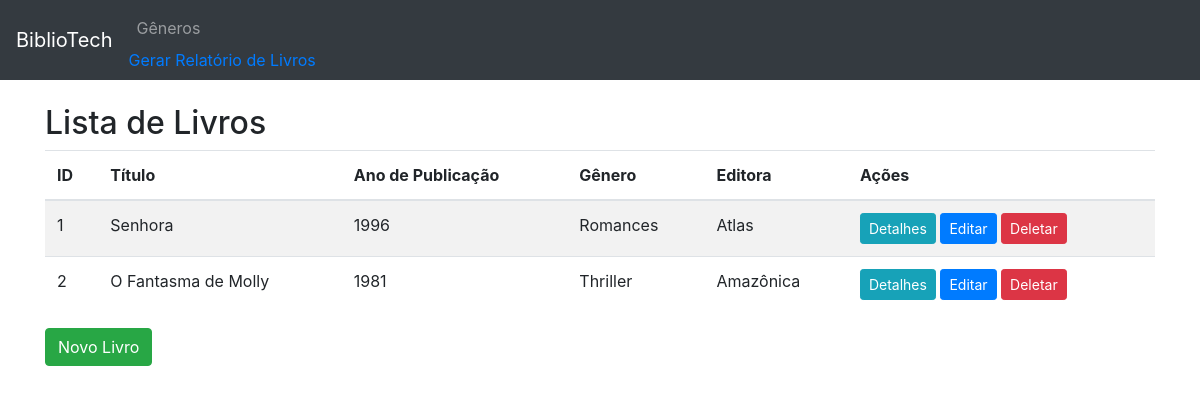
Screenshot of /livros/ with the database file from the repository.
### appmodelo/models.py (models this page shows, shortened)
class Livro(models.Model):
    titulo = models.CharField(max_length=200)
    ano_publicacao = models.IntegerField()
    genero = models.ForeignKey(Genero, on_delete=models.CASCADE)
    editora = models.ForeignKey(Editora, on_delete=models.CASCADE)
    autor = models.ForeignKey(Autor, on_delete=models.CASCADE)

class Genero(models.Model):
    nome = models.CharField(max_length=100)

class Editora(models.Model):
    nome = models.CharField(max_length=100)

### appmodelo/views.py (the view)
# urls.py: path('livros/', views.lista_livros, name='lista_livros'),
def lista_livros(request):
    livros = Livro.objects.all()
    return render(request, 'lista_livros.html', {'livros': livros})

### appmodelo/templates/lista_livros.html
{% extends 'base.html' %}
{% block content %}
<h2>Lista de Livros</h2>
<table class="table table-striped">
    <thead>
        <tr>
            <th>ID</th>
            <th>Título</th>
            <th>Ano de Publicação</th>
            <th>Gênero</th>
            <th>Editora</th>
            <th>Ações</th>
        </tr>
    </thead>
    <tbody>
        {% for livro in livros %}
        <tr>
            <td>{{ livro.id }}</td>
            <td>{{ livro.titulo }}</td>
            <td>{{ livro.ano_publicacao }}</td>
            <td>{{ livro.genero.nome }}</td>
            <td>{{ livro.editora.nome }}</td>
            <td>
                <a href="{% url 'detalhes_livro' livro.id %}" class="btn btn-info btn-sm">Detalhes</a>
                <a href="{% url 'editar_livro' livro.id %}" class="btn btn-primary btn-sm">Editar</a>
                <a href="{% url 'deletar_livro' livro.id %}" class="btn btn-danger btn-sm">Deletar</a>
            </td>
        </tr>
        {% endfor %}
    </tbody>
</table>
<a href="{% url 'novo_livro' %}" class="btn btn-success">Novo Livro</a>
{% endblock %}

### rows the page displays
Livro: id "1", titulo "Senhora", ano_publicacao "1996", genero.nome "Romances", editora.nome "Atlas"
Livro: id "2", titulo "O Fantasma de Molly", ano_publicacao "1981", genero.nome "Thriller", editora.nome "Amazônica"
